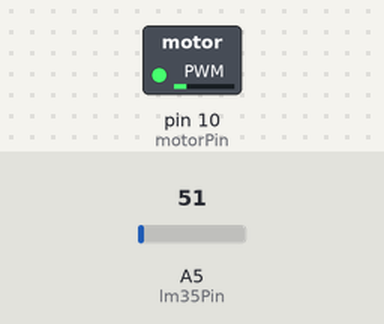
Recording of a sketch running on a simulated Arduino Uno, built with avr-gcc and run on an emulated ATmega328P. Parts: switched loads named in the sketch (green lamp = pin HIGH). Inputs (shaded band) come from the test bench; at power-on: A5 (lm35Pin) = 51. What the sketch prints to the serial monitor is not drawn.

Above: at 1.2 s.
1.3 s: A5 (lm35Pin) set to 71
At 1.8 s:
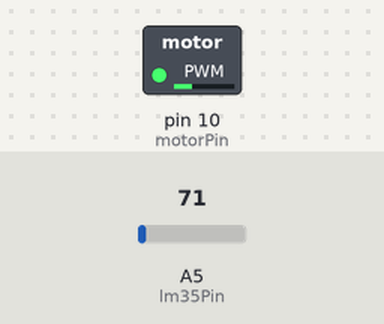
2.8 s: A5 (lm35Pin) set to 30
At 4.0 s:
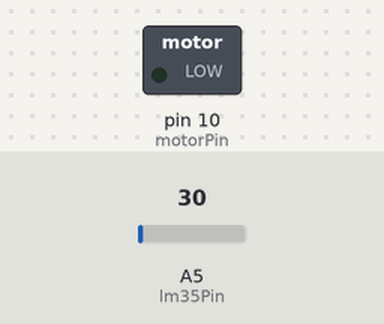
4.3 s: A5 (lm35Pin) set to 45
5.8 s: A5 (lm35Pin) set to 52
At 6.4 s:
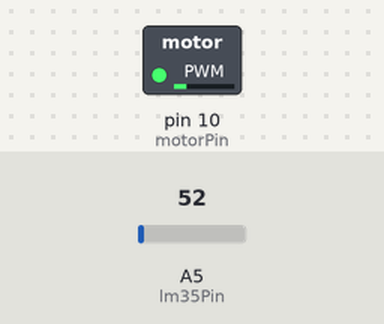
7.3 s: A5 (lm35Pin) set to 163
At 8.5 s:
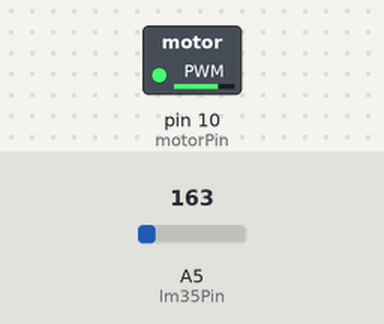
8.8 s: A5 (lm35Pin) set to 15
At 9.9 s:
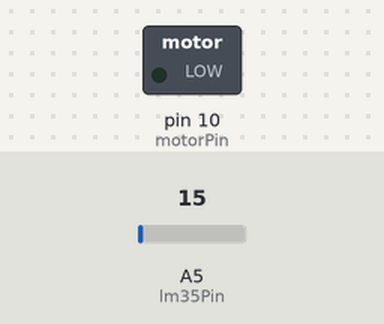
Timing chart, 0 to 11.3 s (numbered marks = the images above; inputs shaded):
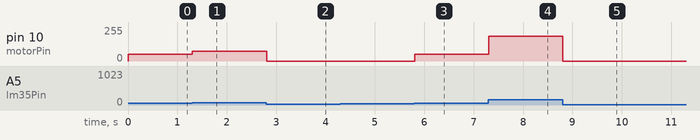

The sketch:

lm35controlledFan.ino
```cpp
int lm35Pin=A5;
int motorPin=10;
int lm35Val=0;
int motorVal=0;

void setup() {
  // put your setup code here, to run once:
  pinMode(lm35Pin,INPUT);
  pinMode(motorPin, OUTPUT);
  Serial.begin(9600);

}

void loop() {
  // put your main code here, to run repeatedly:
  lm35Val=analogRead(lm35Pin);
  if(lm35Val>=50)
  motorVal=map(lm35Val, 50, 220, 50, 255);
  else
  motorVal=0;
  Serial.println(lm35Val);
  analogWrite(motorPin,motorVal);


}
```

Measured:
- the behaviour switches between 49 and 50 on A5 (lm35Pin) (found by bisection; images 2 and 3)
- after the input at 1.3 s, pin 10 (motorPin): 51/255 → 75/255 at once
- after the input at 2.8 s, pin 10 (motorPin): 75/255 → 0/255 at once
- after the input at 5.8 s, pin 10 (motorPin): 0/255 → 52/255 at once
- after the input at 7.3 s, pin 10 (motorPin): 52/255 → 186/255 at once
- after the input at 8.8 s, pin 10 (motorPin): 186/255 → 0/255 at once
